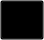
<?xml version="1.0" encoding="UTF-8"?>
<ui version="4.0">
 <class>SeenIcon</class>
 <widget class="QPushButton" name="SeenIcon">
  <property name="enabled">
   <bool>true</bool>
  </property>
  <property name="geometry">
   <rect>
    <x>0</x>
    <y>0</y>
    <width>44</width>
    <height>40</height>
   </rect>
  </property>
  <property name="sizePolicy">
   <sizepolicy hsizetype="Fixed" vsizetype="Fixed">
    <horstretch>0</horstretch>
    <verstretch>0</verstretch>
   </sizepolicy>
  </property>
  <property name="minimumSize">
   <size>
    <width>44</width>
    <height>0</height>
   </size>
  </property>
  <property name="cursor">
   <cursorShape>PointingHandCursor</cursorShape>
  </property>
  <property name="toolTip">
   <string>Click to set not seen</string>
  </property>
  <property name="styleSheet">
   <string notr="true">background-color: transparent;</string>
  </property>
  <property name="text">
   <string/>
  </property>
  <property name="icon">
   <iconset resource="../MainWindow.qrc">
    <normaloff>:/MainWindow/resources/seen.ico</normaloff>:/MainWindow/resources/seen.ico</iconset>
  </property>
  <property name="iconSize">
   <size>
    <width>32</width>
    <height>32</height>
   </size>
  </property>
 </widget>
 <layoutdefault spacing="6" margin="11"/>
 <resources>
  <include location="../MainWindow.qrc"/>
 </resources>
 <connections/>
</ui>
